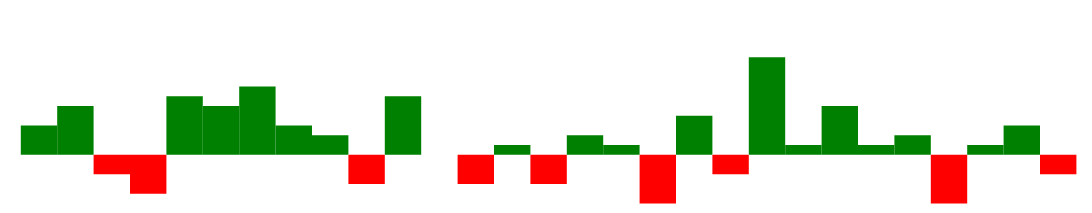

Here is the Vega-Lite specification saved for this chart:
### Vega specification from a JSON file in a GitHub repository (floating-point values rounded to 4 significant figures)
{"$schema": "https://vega.github.io/schema/vega/v5.json", "width": 210, "height": 30, "padding": 0, "data": [{"name": "table", "values": [{"game": "g1", "diff": 3}, {"game": "g2", "diff": 5}, {"game": "g3", "diff": -2}, {"game": "g4", "diff": -4}, {"game": "g5", "diff": 6}, {"game": "g6", "diff": 5}, {"game": "g7", "diff": 7}, {"game": "g8", "diff": 3}, {"game": "g9", "diff": 2}, {"game": "g10", "diff": -3}, {"game": "g11", "diff": 6}, {"game": "g12", "diff": 0}, {"game": "g13", "diff": -3}, {"game": "g14", "diff": 1}, {"game": "g15", "diff": -3}, {"game": "g16", "diff": 2}, {"game": "g17", "diff": 1}, {"game": "g18", "diff": -5}, {"game": "g19", "diff": 4}, {"game": "g20", "diff": -2}, {"game": "g21", "diff": 10}, {"game": "g22", "diff": 1}, {"game": "g23", "diff": 5}, {"game": "g24", "diff": 1}, {"game": "g25", "diff": 2}, {"game": "g26", "diff": -5}, {"game": "g27", "diff": 1}, {"game": "g28", "diff": 3}, {"game": "g29", "diff": -2}]}], "signals": [{"name": "tooltip", "value": {}, "on": [{"events": "rect:mouseover", "update": "datum"}, {"events": "rect:mouseout", "update": "{}"}]}], "scales": [{"name": "xscale", "type": "band", "domain": {"data": "table", "field": "game"}, "range": "width", "padding": 0.05, "round": true}, {"name": "yscale", "domain": {"data": "table", "field": "diff"}, "nice": true, "range": "height"}], "axes": [{"orient": "bottom", "scale": "xscale", "labels": false, "ticks": false}, {"orient": "right", "scale": "yscale", "labels": false, "ticks": false}], "marks": [{"type": "rect", "from": {"data": "table"}, "encode": {"enter": {"x": {"scale": "xscale", "field": "game"}, "width": {"scale": "xscale", "band": 1}, "y": {"scale": "yscale", "field": "diff"}, "y2": {"scale": "yscale", "value": 0}, "fill": [{"test": "datum.diff > 0", "value": "green"}, {"value": "red"}]}, "update": {"fill": [{"test": "datum.diff > 0", "value": "green"}, {"value": "red"}]}, "hover": {"fill": {"value": "black"}}}}, {"type": "text", "encode": {"enter": {"align": {"value": "center"}, "baseline": {"value": "bottom"}, "fill": {"value": "#333"}}, "update": {"x": {"scale": "xscale", "signal": "tooltip.game", "band": 0.5}, "y": {"scale": "yscale", "signal": "tooltip.diff", "offset": 0.05}, "text": {"signal": "tooltip.diff"}, "fillOpacity": [{"test": "datum === tooltip", "value": 0}, {"value": 1}]}}}], "config": {}}
